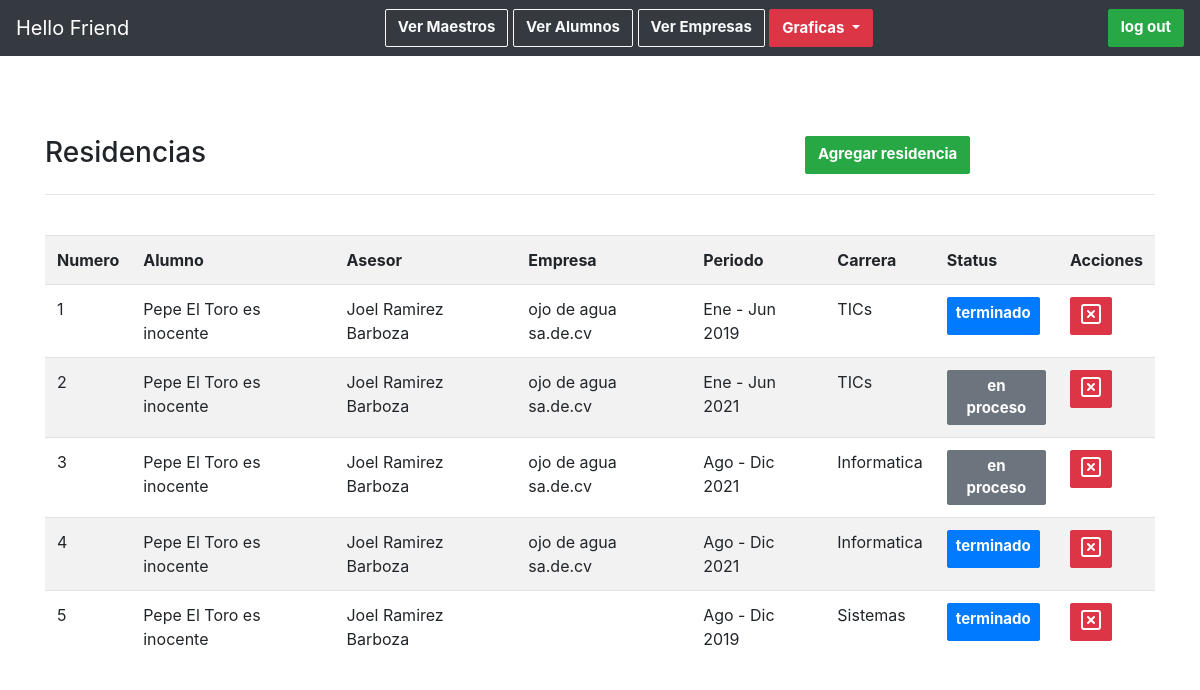
/residencias.php, run on the app's committed database.
### tables this page shows
CREATE TABLE `residencias` (
  `nom_alumno` varchar(45) DEFAULT NULL,
  `nom_maestro` varchar(45) DEFAULT NULL,
  `nom_empresa` varchar(45) DEFAULT NULL,
  `periodo` varchar(45) DEFAULT NULL,
  `estado_residencia` varchar(45) DEFAULT NULL,
  `carrera` varchar(45) DEFAULT NULL,
  `nom_proyecto` varchar(45) DEFAULT NULL,
  `objetivo` varchar(45) DEFAULT NULL,
  `sector` varchar(45) DEFAULT NULL,
  `region` varchar(45) DEFAULT NULL,
  `num_alumnos` varchar(45) DEFAULT NULL,
  `areas` varchar(45) DEFAULT NULL,
  `lenguajes` varchar(45) DEFAULT NULL,
  `base_datos` varchar(45) DEFAULT NULL,
  `ideas` varchar(45) DEFAULT NULL,
  `frames` varchar(45) DEFAULT NULL,
  `id` int(11) NOT NULL AUTO_INCREMENT,
  PRIMARY KEY (`id`)
);

### residencias.php (the view, shortened to what this page needs)
<?php include_once("components/header.php"); ?>
<?php
    include("conexion.php");
?>
<!DOCTYPE html>
<html lang="es">
<head>
</head>
<body>
	<div class="container">
		<div class="content">
            <div class="row">
                <div class="col-8">
                    <h3 >Residencias</h3>
                </div>
                <div class="col-4">
                    <a class="btn btn-success" href="agregar-residencia.php">Agregar residencia</a>
                </div>
            </div>
			<hr />
			<br />
			<div class="table-responsive">
                <table class="table table-striped table-hover">
                    <tr>
                        <th>Numero</th>
                        <th>Alumno</th>
                        <th>Asesor</th>
                        <th>Empresa</th>
                        <th>Periodo</th>
                        <th>Carrera</th>
                        <th>Status</th>
                        <th>Acciones</th>
                    </tr>
                    <?php
                    $stmt = $conn->prepare("SELECT * FROM residencias");
                    $stmt->execute();
                    $result = $stmt->get_result();
                    if ($result ->num_rows ==0) {
                        echo '<tr><td colspan="8">No hay datos.</td></tr>';
                    } else {
                        $no = 1;
                        while($row = $result->fetch_array()){
                            echo '
                            <tr>
                                <td>'.$no.'</td>
                                <td>'.$row['nom_alumno'].'</td>
                                <td>'.$row['nom_maestro'].'</td>
                                <td>'.$row['nom_empresa'].'</td>
                                <td>'.$row['periodo'].'</td>
                                <td>'.$row['carrera'].'</td>
                                <td>';
                                if($row['estado_residencia'] == 'en proceso'){
                                    echo '<a href="residencias.php?aksi=modify&nik='.$row['id'].'&status=terminado" title="Modificar" onclick="return confirm(\'Esta seguro de cambiar el estatus de este ?\')" class="btn btn-secondary btn-sm">en proceso</a>';
                                }
                                else if ($row['estado_residencia'] == 'terminado' ){
                                    echo '<a href="residencias.php?aksi=modify&nik='.$row['id'].'&status=en proceso" title="Modificar" onclick="return confirm(\'Esta seguro de cambiar el estatus de este ?\')" class="btn btn-primary btn-sm">terminado</a>';
                                }
                                else echo '<span></span>';
                            echo '</td>
                                <td>
                                    <a href="residencias.php?aksi=delete&nik='.$row['id'].'" title="Eliminar" onclick="return confirm(\'Esta seguro de borrar los datos ?\')" class="btn btn-danger btn-sm"><i data-feather="x-square"></i></a>
                                </td>
                            </tr>
                            ';
                            $no++;
                        }
                    }
                    ?>
                </table>
			</div>
		</div>
    </div>
</body>
</html>

### components/header.php (shortened to what this page needs)
<!DOCTYPE html>
<html lang="en">
<head>
    <link rel="stylesheet" href="https://stackpath.bootstrapcdn.com/bootstrap/4.4.1/css/bootstrap.min.css">
    <link rel="stylesheet" href="./main.css">
</head>
<body>
    <nav class="navbar navbar-dark bg-dark">
        <span class="navbar-brand">Hello Friend</span>
        <section>
            <a class="btn btn-outline-light" href="maestros.php">Ver Maestros</a>
            <a class="btn btn-outline-light" href="alumnos.php">Ver Alumnos</a>
            <a class="btn btn-outline-light" href="empresas.php">Ver Empresas</a>
            <div class="btn-group">
                <button type="button" class="btn btn-danger dropdown-toggle" data-toggle="dropdown" aria-haspopup="true" aria-expanded="false">
                    Graficas
                </button>
            </div>
        </section>
        <a class="btn btn-success " href="index.html">log out</a>
    </nav>

### main.css (style rules this page uses)
.form-control, .btn { min-height: 38px; border-radius: 2px; }
.btn { font-size: 15px; font-weight: bold; }

### residencias.php (style rules this page uses)
.content { margin-top: 80px; }

### data on the page
residencias: nom_alumno "Pepe El Toro es inocente", nom_maestro "Joel Ramirez Barboza", nom_empresa "ojo de agua sa.de.cv", periodo "Ene - Jun 2019", carrera "TICs"
residencias: nom_alumno "Pepe El Toro es inocente", nom_maestro "Joel Ramirez Barboza", nom_empresa "ojo de agua sa.de.cv", periodo "Ene - Jun 2021", carrera "TICs"
residencias: nom_alumno "Pepe El Toro es inocente", nom_maestro "Joel Ramirez Barboza", nom_empresa "ojo de agua sa.de.cv", periodo "Ago - Dic 2021", carrera "Informatica"
residencias: nom_alumno "Pepe El Toro es inocente", nom_maestro "Joel Ramirez Barboza", nom_empresa "ojo de agua sa.de.cv", periodo "Ago - Dic 2021", carrera "Informatica"
residencias: nom_alumno "Pepe El Toro es inocente", nom_maestro "Joel Ramirez Barboza", periodo "Ago - Dic 2019", carrera "Sistemas"
